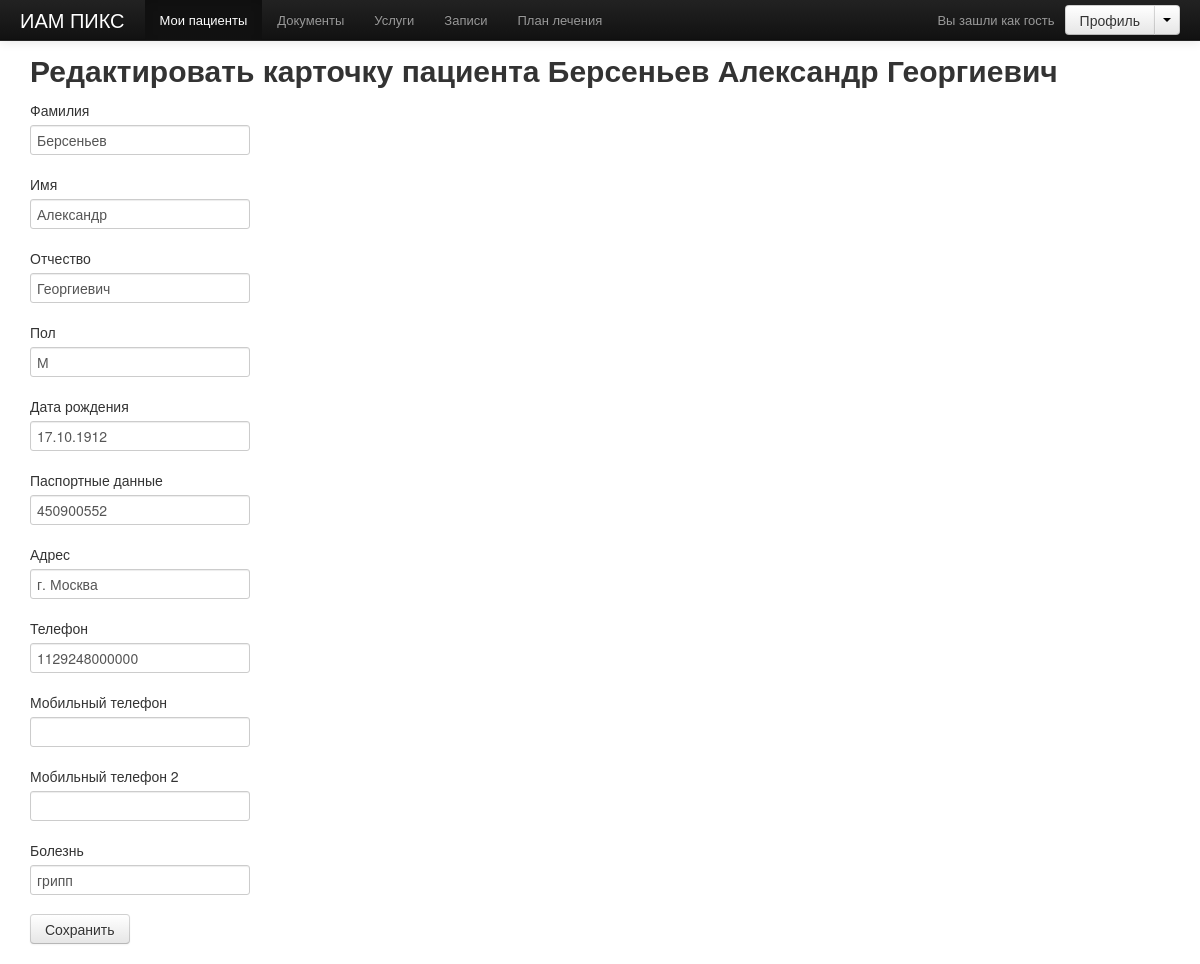
The app's page /demo/edit.php?patient_id=30, older data.
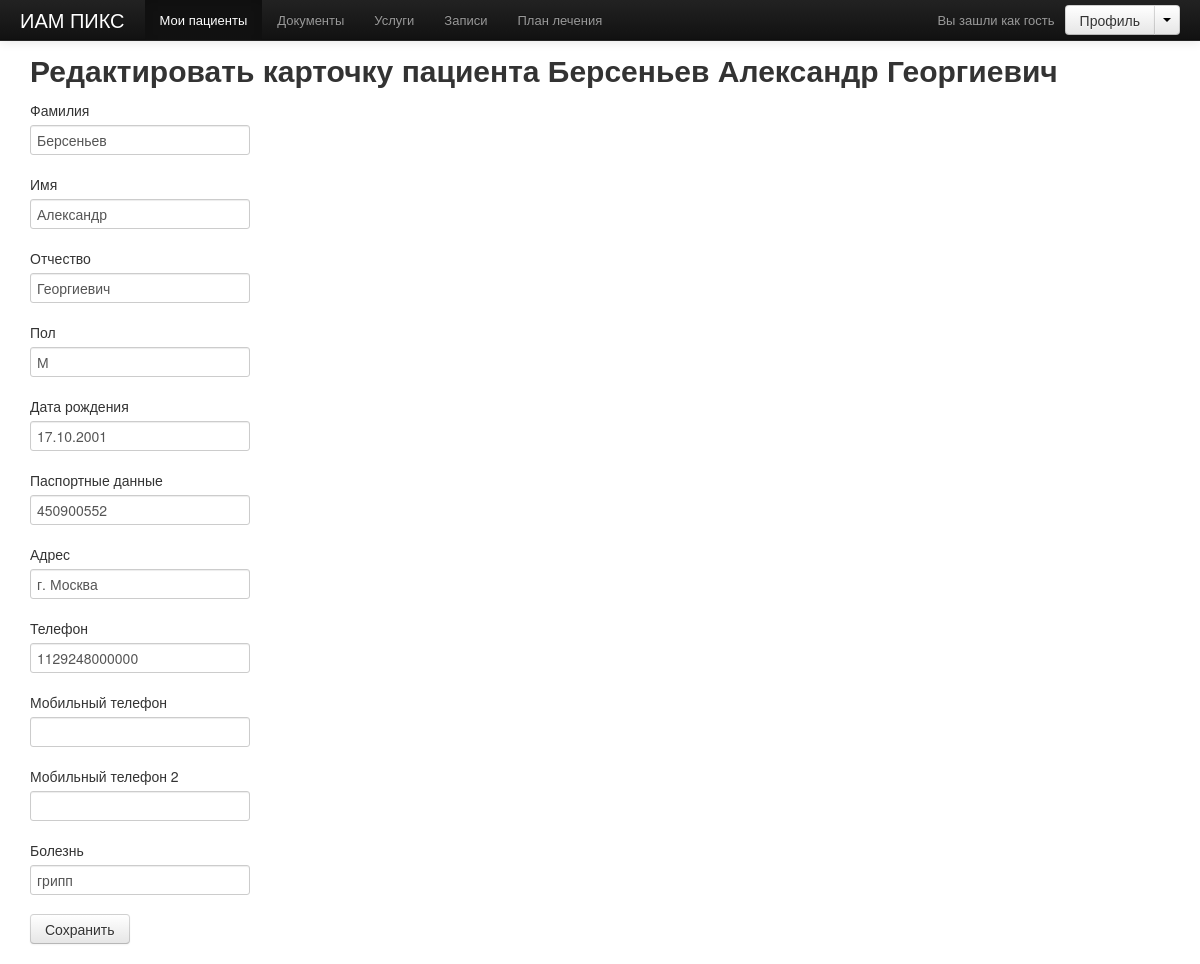
The same page, newer data.
### tables this page shows
CREATE TABLE IF NOT EXISTS `patients` (
  `id` int(11) NOT NULL AUTO_INCREMENT,
  `first_name` varchar(300) NOT NULL,
  `last_name` varchar(120) DEFAULT NULL,
  `patronymic` varchar(120) DEFAULT NULL,
  `sex` varchar(1) DEFAULT NULL,
  `document` text,
  `address` text NOT NULL,
  `phone` varchar(50) DEFAULT NULL,
  `mobile_phone` varchar(30) DEFAULT NULL,
  `mobile_phone_second` varchar(30) DEFAULT NULL,
  `desease` text,
  `date_birth` date NOT NULL,
  PRIMARY KEY (`id`)
);

### demo/functions.php (called while the page is built, shortened)
<?php
function query($value) {
    $sql = mysql_query($value);
    return $sql;
}
function get_patient()
{
    $sql = query("select * from patients where id = '".$_GET['patient_id']."' limit 1");
    while($records = mysql_fetch_assoc($sql))
    $new_records[] = $records;
    return $new_records;
}
function get_date_birth($date)
{
    return date("d.m.Y",strtotime($date));
}

### demo/edit.php (the view, shortened to what this page needs)
<?php include('includes/head.php'); ?>
<?php
$patient = get_patient($patient_id); $arr = edit_patient();
?>
<?php include('includes/header.php'); ?>
<div role="main">
    <div class="span12">
        <?php foreach($patient as $info) { ?>
        <h2>
            Редактировать карточку пациента
            <?=$info['last_name'] .' '. $info['first_name'] .' '. $info['patronymic']?>
        </h2>
        <form action="" method="post">
            <div class="control-group">
                <label class="control-label" for="last_name">
                    Фамилия
                </label>
                <div class="controls">
                    <input type="text" id="last_name" name="last_name" value="<?=$info['last_name']?>">
                </div>
            </div>
            <div class="control-group">
                <label class="control-label" for="first_name">
                    Имя
                </label>
                <div class="controls">
                    <input type="text" id="first_name" name="first_name" value="<?=$info['first_name']?>">
                </div>
            </div>
            <div class="control-group">
                <label class="control-label" for="patronymic">
                    Отчество
                </label>
                <div class="controls">
                    <input type="text" id="patronymic" name="patronymic" value="<?=$info['patronymic']?>">
                </div>
            </div>
            <div class="control-group">
                <label class="control-label" for="sex">
                    Пол
                </label>
                <div class="controls">
                    <input type="text" id="sex" name="sex" value="<?=$info['sex']?>">
                </div>
            </div>
            <div class="control-group">
                <label class="control-label" for="date_birth">
                    Дата рождения
                </label>
                <div class="controls">
                    <input type="text" id="date_birth" name="date_birth" value="<?=get_date_birth($info['date_birth'])?>">
                </div>
            </div>
            <div class="control-group">
                <label class="control-label" for="document">
                    Паспортные данные
                </label>
                <div class="controls">
                    <input type="text" id="document" name="document" value="<?=$info['document']?>">
                </div>
            </div>
            <div class="control-group">
                <label class="control-label" for="address">
                    Адрес
                </label>
                <div class="controls">
                    <input type="text" id="address" name="address" value="<?=$info['address']?>">
                </div>
            </div>
            <div class="control-group">
                <label class="control-label" for="phone">
                    Телефон
                </label>
                <div class="controls">
                    <input type="text" id="phone" name="phone" value="<?=$info['phone']?>">
                </div>
            </div>
            <div class="control-group">
                <label class="control-label" for="mobile_phone">
                    Мобильный телефон
                </label>
                <div class="controls">
                    <input type="text" id="mobile_phone" name="mobile_phone" value="<?=$info['mobile_phone']?>">
                </div>
            </div>
            <div class="control-group">
                <label class="control-label" for="mobile_phone_second">
                    Мобильный телефон 2
                </label>
                <div class="controls">
                    <input type="text" id="mobile_phone_second" name="mobile_phone_second" <?=$info['mobile_phone_second']?>>
                </div>
            </div>
            <div class="control-group">
                <label class="control-label" for="desease">
                    Болезнь
                </label>
                <div class="controls">
                    <input type="text" id="desease" name="desease" value="<?=$info['desease']?>">
                </div>
            </div>
            <input type="submit" name="save" class="btn" value="Сохранить">
            <? } ?>
        </form>
    </div>
</div>
</body>
</html>

Row changes from the older to the newer data that the page shows:
changed patients "Берсеньев": date_birth "17.10.1912" → "17.10.2001"
